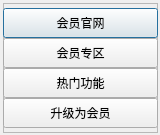
<?xml version="1.0" encoding="UTF-8"?>
<ui version="4.0">
 <class>vip_settings</class>
 <widget class="QDialog" name="vip_settings">
  <property name="geometry">
   <rect>
    <x>0</x>
    <y>0</y>
    <width>160</width>
    <height>135</height>
   </rect>
  </property>
  <property name="windowTitle">
   <string>Dialog</string>
  </property>
  <widget class="QFrame" name="frame">
   <property name="geometry">
    <rect>
     <x>3</x>
     <y>3</y>
     <width>155</width>
     <height>130</height>
    </rect>
   </property>
   <property name="frameShape">
    <enum>QFrame::StyledPanel</enum>
   </property>
   <property name="frameShadow">
    <enum>QFrame::Raised</enum>
   </property>
   <widget class="QPushButton" name="pushButton">
    <property name="geometry">
     <rect>
      <x>0</x>
      <y>5</y>
      <width>155</width>
      <height>30</height>
     </rect>
    </property>
    <property name="text">
     <string>会员官网</string>
    </property>
   </widget>
   <widget class="QPushButton" name="pushButton_2">
    <property name="geometry">
     <rect>
      <x>0</x>
      <y>35</y>
      <width>155</width>
      <height>30</height>
     </rect>
    </property>
    <property name="text">
     <string>会员专区</string>
    </property>
   </widget>
   <widget class="QPushButton" name="pushButton_3">
    <property name="geometry">
     <rect>
      <x>0</x>
      <y>65</y>
      <width>155</width>
      <height>30</height>
     </rect>
    </property>
    <property name="text">
     <string>热门功能</string>
    </property>
   </widget>
   <widget class="QPushButton" name="pushButton_4">
    <property name="geometry">
     <rect>
      <x>0</x>
      <y>95</y>
      <width>155</width>
      <height>30</height>
     </rect>
    </property>
    <property name="text">
     <string>升级为会员</string>
    </property>
   </widget>
   <widget class="QLabel" name="label">
    <property name="geometry">
     <rect>
      <x>130</x>
      <y>72</y>
      <width>15</width>
      <height>15</height>
     </rect>
    </property>
    <property name="text">
     <string/>
    </property>
   </widget>
  </widget>
 </widget>
 <resources/>
 <connections/>
</ui>
